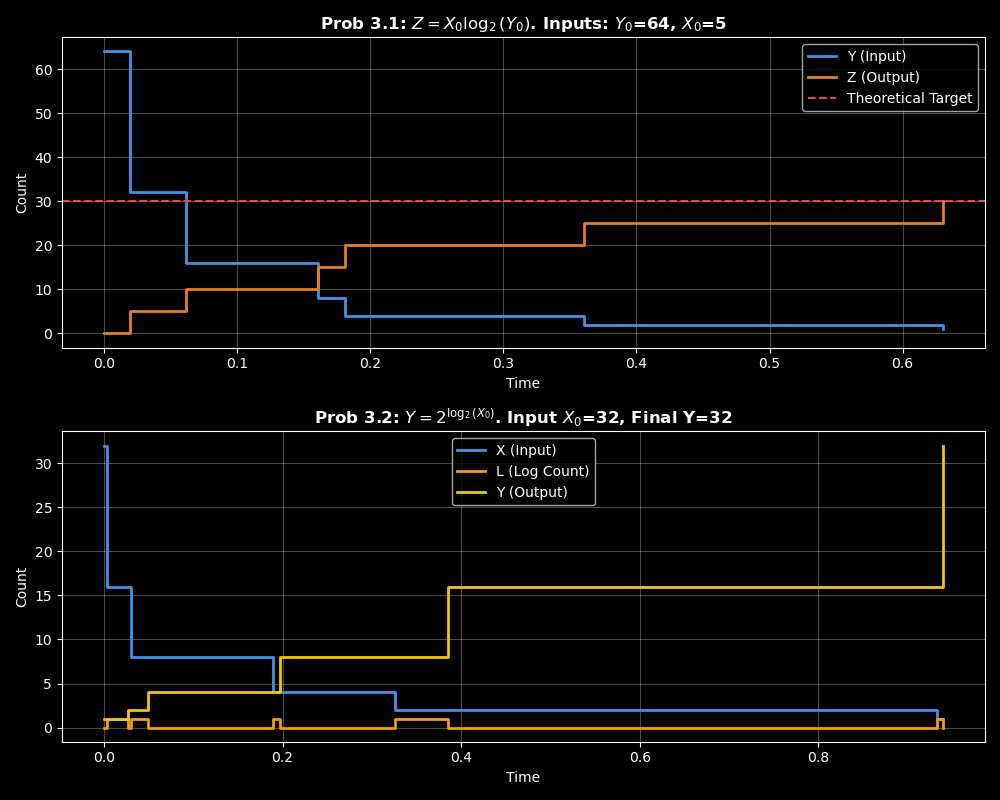

The script that drew this image:
import numpy as np
import matplotlib.pyplot as plt

def run_simulation():
    print("Running Problem 3.1 Simulation...")
    
    Y0_input = 64  # Input Y
    X0_val = 5     # Multiplier X0
    t_end_31 = 10
    
    # State: [Y, Z]
    state_31 = [Y0_input, 0]
    
    t = 0
    t_hist_31 = [0]
    Y_hist_31 = [state_31[0]]
    Z_hist = [state_31[1]]
    
    while t < t_end_31 and state_31[0] >= 2:
        Y, Z = state_31
        
        a1 = 1.0 * Y if Y >= 2 else 0
        if a1 == 0:
            break
            
        tau = -np.log(np.random.rand()) / a1
        t += tau
        
        state_31[0] = Y // 2
        state_31[1] = Z + X0_val
        
        t_hist_31.append(t)
        Y_hist_31.append(state_31[0])
        Z_hist.append(state_31[1])

    theoretical_Z = X0_val * np.log2(Y0_input)


    print("Running Problem 3.2 Simulation...")
    
    X0_32 = 32      # Input X
    Y0_seed = 1     # Seed for exponential growth (starts at 1)
    t_end_32 = 10
    
    state_32 = [X0_32, 0, Y0_seed]
    
    t = 0
    t_hist_32 = [0]
    X_hist = [state_32[0]]
    L_hist = [state_32[1]]
    Y_hist_32 = [state_32[2]]
    
    while t < t_end_32 and (state_32[0] > 1 or state_32[1] > 0):
        X, L, Y = state_32
        
        a1 = 1.0 * X if X >= 2 else 0
        a2 = 50.0 if (L > 0 and Y > 0) else 0
        
        a0 = a1 + a2
        if a0 == 0:
            break
            
        # Gillespie time step
        tau = -np.log(np.random.rand()) / a0
        t += tau
        
        # Determine which reaction fires based on probability
        if np.random.rand() < a1 / a0:
            state_32[0] = X // 2
            state_32[1] = L + 1
        else:
            state_32[1] = L - 1
            state_32[2] = Y * 2
            
        # Record state
        t_hist_32.append(t)
        X_hist.append(state_32[0])
        L_hist.append(state_32[1])
        Y_hist_32.append(state_32[2])


#draw the plots
    plt.style.use('dark_background') 
    fig, (ax1, ax2) = plt.subplots(2, 1, figsize=(10, 8))

    # Plot 3.1
    ax1.step(t_hist_31, Y_hist_31, label='Y (Input)', where='post', linewidth=2, color='#4A90E2')
    ax1.step(t_hist_31, Z_hist, label='Z (Output)', where='post', linewidth=2, color='#E67E22')
    ax1.axhline(theoretical_Z, color='#E74C3C', linestyle='--', label='Theoretical Target')
    ax1.set_title(f'Prob 3.1: $Z = X_0 \log_2(Y_0)$. Inputs: $Y_0$={Y0_input}, $X_0$={X0_val}', fontweight='bold')
    ax1.set_xlabel('Time')
    ax1.set_ylabel('Count')
    ax1.grid(True, alpha=0.3)
    ax1.legend()

    # Plot 3.2
    ax2.step(t_hist_32, X_hist, label='X (Input)', where='post', linewidth=2, color='#4A90E2')
    ax2.step(t_hist_32, L_hist, label='L (Log Count)', where='post', linewidth=2, color='#F39C12')
    ax2.step(t_hist_32, Y_hist_32, label='Y (Output)', where='post', linewidth=2, color='#F1C40F')
    ax2.set_title(f'Prob 3.2: $Y = 2^{{\log_2(X_0)}}$. Input $X_0$={X0_32}, Final Y={Y_hist_32[-1]}', fontweight='bold')
    ax2.set_xlabel('Time')
    ax2.set_ylabel('Count')
    ax2.grid(True, alpha=0.3)
    ax2.legend()

    plt.tight_layout()
    plt.show()

    print("\n--- Simulation Results ---")
    print(f"Problem 3.1 Final Z: {Z_hist[-1]} (Theoretical Target: {theoretical_Z})")
    print(f"Problem 3.2 Final Y: {Y_hist_32[-1]} (Expected Target: {X0_32})")

if __name__ == "__main__":
    run_simulation()
